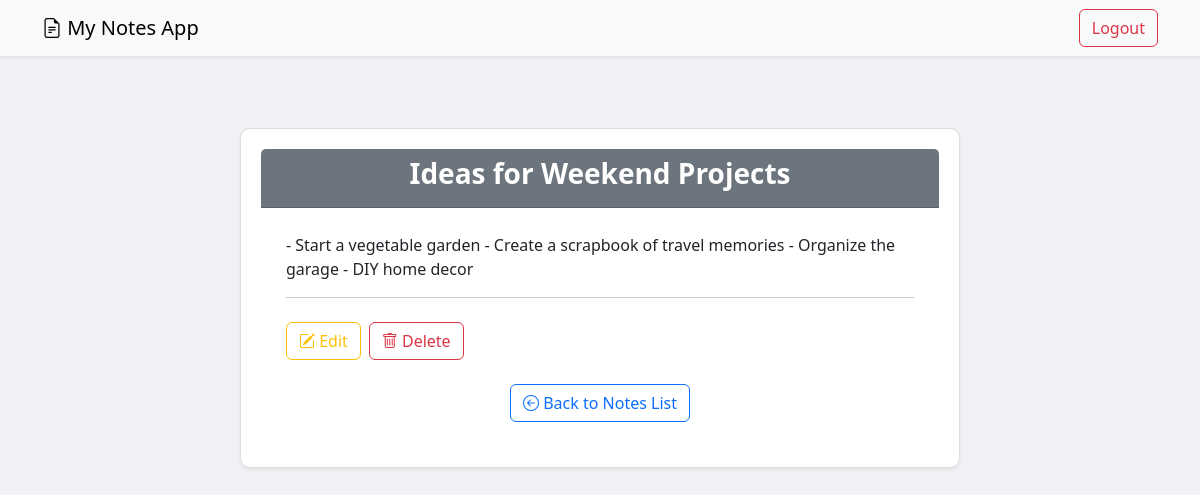
/notes/note/25/ (signed in), run on the app's committed database.
### notes/models.py (models this page shows, shortened)
class Note(models.Model):
    user = models.ForeignKey(User, on_delete=models.CASCADE)
    title = models.CharField(max_length=100)
    body = models.TextField()

### notes/views.py (the view)
# urls.py: path('note/<int:pk>/', NoteDetailView.as_view(), name='note_detail'),
class NoteDetailView(CustomLoginRequiredMixin, DetailView):
    model = Note
    template_name = 'notes/note_detail.html'

### notes/templates/notes/note_detail.html (shortened to what this page needs)
{% extends 'notes/base.html' %}
{% block content %}
<div class="container py-5">
    <div class="row justify-content-center">
        <div class="col-md-8">
            <div class="card shadow-sm rounded-lg">
                <div class="card-header text-center bg-secondary text-white">
                    <h3 class="fw-bold">{{ note.title }}</h3>
                </div>
                <div class="card-body">
                    <p class="card-text">{{ note.body }}</p>
                    <hr>
                    <div class="d-flex mt-4">
                        <a href="{% url 'note_edit' note.pk %}" class="btn btn-outline-warning me-2" title="Edit this note">
                            <i class="bi bi-pencil-square"></i> Edit
                        </a>
                        <button class="btn btn-outline-danger" data-bs-toggle="modal" data-bs-target="#deleteModal" title="Delete this note">
                            <i class="bi bi-trash"></i> Delete
                        </button>
                    </div>
                    <div class="text-center mt-4">
                        <a href="{% url 'note_list' %}" class="btn btn-outline-primary">
                            <i class="bi bi-arrow-left-circle"></i> Back to Notes List
                        </a>
                    </div>
                </div>
            </div>
        </div>
    </div>
</div>
{% endblock %}

### static/css/style.css (style rules this page uses)
body { background-color: #f0f2f5; }
.card { border-radius: 10px; padding: 20px; background-color: #ffffff; border: 1px solid #dddddd; }
.card-body { padding: 25px; }
.shadow-sm { box-shadow: 0 0.125rem 0.25rem rgba(0, 0, 0, 0.075) !important; }

### data on the page
Note: title "Ideas for Weekend Projects", body "- Start a vegetable garden - Create a scrapbook of travel memories - Organize the garage - DIY home decor"
